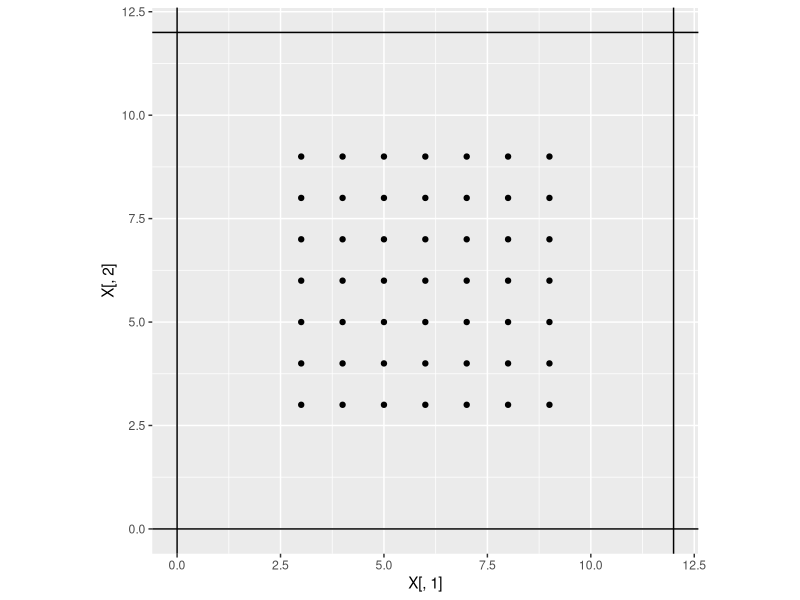

Write the R code that produced this figure.
## ---- chunk 1
library(ggplot2)
knitr::opts_chunk$set(echo = F)
## ---- chunk 2
X=expand.grid(3:9,3:9)
buff = 3
grid.space = 0.5
## ---- chunk 3
# Define the state-space by buffering the traps
xmin<- min(X[,1])-buff
xmax<- max(X[,1])+buff
ymin<- min(X[,2])-buff
ymax<- max(X[,2])+buff
## ---- chunk 4

ggplot() + 
  geom_point(aes(x = X[,1], y = X[,2])) + 
  geom_vline(xintercept = c(xmin, xmax)) + 
  geom_hline(yintercept = c(ymin, ymax)) + 
  coord_equal()
